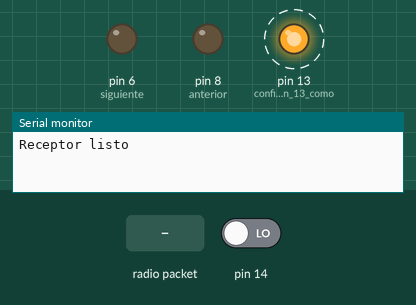
Recording of a sketch running on a simulated Arduino Uno, built with avr-gcc and run on an emulated ATmega328P. Shown: output pins drawn as LEDs (lit = HIGH), the last lines printed to the serial monitor. Dashed ring = blinking. The inputs (shaded band) are chosen by the test bench; at power-on: pin 14 LOW. No radio packets arrive unless stated.

Above: at 1.06 s.
1.3 s: radio packet "S" arrives
At 1.62 s:
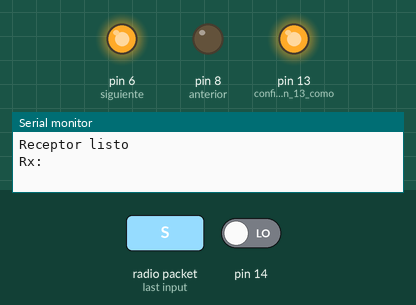
At 2.18 s:
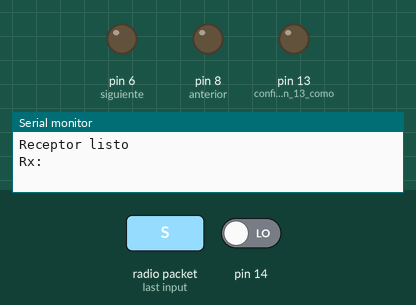
4.3 s: radio packet "X" arrives
At 4.62 s:
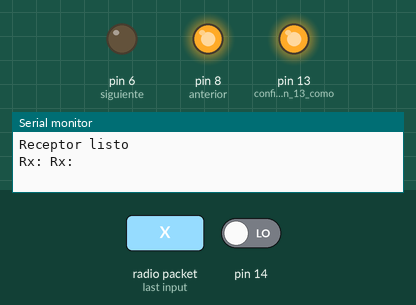
Timing chart, 0 to 16.3 s (numbered marks = the images above; inputs shaded):
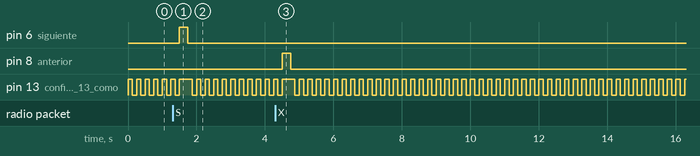

The sketch:

maletin_nanoIN.ino
```cpp
#include <VirtualWire.h>

int clk = 2;

int rst = 4;

int siguiente = 6;

int anterior = 8;

char senal = 'W';

int estado = 0;

void setup()
{
    Serial.begin(9600);  // abre el puerto de serie
    Serial.println("Receptor listo"); //Imprime "listo" en el monitor serial
    pinMode(13, OUTPUT); //configura el pin 13 como salida, se usara el led integrado.
    pinMode(clk,OUTPUT);
    digitalWrite(clk , LOW );
    pinMode(rst,OUTPUT);
    pinMode(anterior,OUTPUT);
    pinMode(siguiente,OUTPUT);
    pinMode(14, INPUT);
    vw_set_rx_pin(12);       //Configura el pin 12 como TX
    vw_set_ptt_inverted(true); //Requerido para DR3100
    vw_setup(4000);      //  Bits por segundo
    vw_rx_start();       // Inciar el receptor
}

void loop()
{
    digitalWrite(13, HIGH);      // Parpadeo para mostrar actividad
    uint8_t buf[VW_MAX_MESSAGE_LEN]; //Almacenar en buffer los datos recibidos
    uint8_t buflen = VW_MAX_MESSAGE_LEN; //Determina el numero de caracteres recibidos
    if (vw_get_message(buf, &buflen)) // Si hay un mensaje recibido ejecuta...
    {
  int i;
        Serial.print("Rx: "); //imprime Rx en el monitor serial

  for (i = 0; i < buflen; i++)  //rutina para impresion del mensaje recibido
  {
            char c = (buf[i]); // guarda el caracter recibido para despues imprimirlo
 //           Serial.print(c); //imprime el caracter recibido en el monitor serial
 //     Serial.print(" "); //deja un espacio en el monitor serial

      if( c == 'P' && senal != c && estado == 0){

        Serial.print("entre p");

        digitalWrite(clk , HIGH );

        senal = c;

        estado++;

        }

      if( c == 'T' && senal != c && estado == 1){

        Serial.print("entre t");

        digitalWrite(clk , LOW );

        senal = c;

        estado++;

        }

      if( c == 'M' && senal != c && estado == 2){

   //     Serial.print("entre m");

        digitalWrite(clk , HIGH );

        delay (2000);

        digitalWrite(clk , LOW );

        senal = c;

        estado++;

        }

      if( c == 'R') {

        Serial.print("entre r");

        digitalWrite(rst , HIGH );

        digitalWrite(clk , LOW );

        delay (2000);

        digitalWrite(rst , LOW );

        senal = 'W';

        estado = 0;

        }

      if( c == 'S' /*&& senal != c*/){

        digitalWrite(siguiente , HIGH );

        delay (250);

        digitalWrite(siguiente , LOW );

        senal = c;

        }

      if ( c == 'X' /*&&  senal != c*/){

        digitalWrite(anterior , HIGH );

        delay (250);

        digitalWrite(anterior , LOW );

        senal = c;

        }

  }

//  Serial.println("");   // salto de linea monitor serial
    }

delay(125);                 // Pausa antes repetir el ciclo
digitalWrite(13, LOW);      // Parpadeo para mostrar actividad
delay(125);
// Pausa antes repetir el ciclo

//Serial.print(estado);

if(digitalRead(14)){


        senal = 'W';

        estado = 0;

        digitalWrite(clk , LOW );

  }
}
```

Measured:
- after the input at 1.3 s, pin 6 (siguiente): LOW → HIGH after 0.20 s, → LOW 0.25 s later
- after the input at 4.3 s, pin 8 (anterior): LOW → HIGH after 0.20 s, → LOW 0.25 s later
